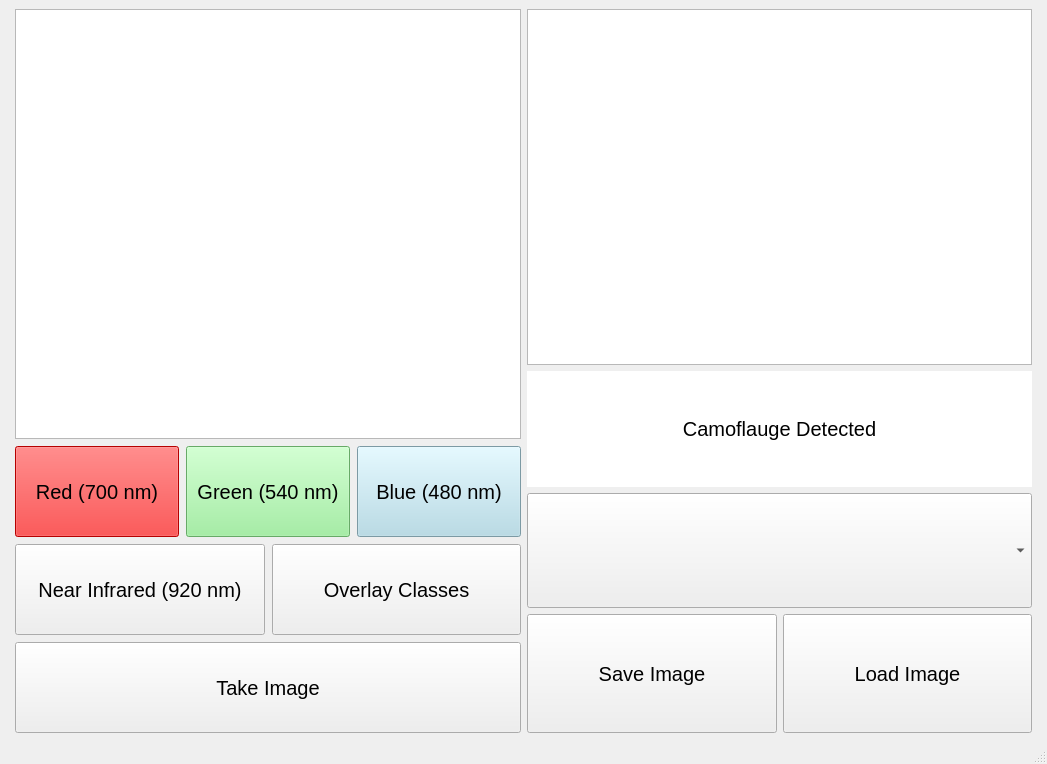
<?xml version="1.0" encoding="UTF-8"?>
<ui version="4.0">
 <class>MainWindow</class>
 <widget class="QMainWindow" name="MainWindow">
  <property name="geometry">
   <rect>
    <x>0</x>
    <y>0</y>
    <width>1047</width>
    <height>764</height>
   </rect>
  </property>
  <property name="windowTitle">
   <string>MainWindow</string>
  </property>
  <widget class="QWidget" name="centralwidget">
   <property name="enabled">
    <bool>true</bool>
   </property>
   <layout class="QHBoxLayout" name="horizontalLayout_10">
    <property name="leftMargin">
     <number>15</number>
    </property>
    <property name="rightMargin">
     <number>15</number>
    </property>
    <item>
     <layout class="QVBoxLayout" name="leftVerticalLayout" stretch="3,2">
      <property name="spacing">
       <number>7</number>
      </property>
      <property name="sizeConstraint">
       <enum>QLayout::SetDefaultConstraint</enum>
      </property>
      <item>
       <widget class="QGraphicsView" name="imageDisplay">
        <property name="styleSheet">
         <string notr="true">border-color : black</string>
        </property>
       </widget>
      </item>
      <item>
       <layout class="QVBoxLayout" name="verticalLayout">
        <item>
         <layout class="QHBoxLayout" name="horizontalLayout">
          <item>
           <widget class="QPushButton" name="redButton">
            <property name="sizePolicy">
             <sizepolicy hsizetype="Minimum" vsizetype="Preferred">
              <horstretch>0</horstretch>
              <verstretch>0</verstretch>
             </sizepolicy>
            </property>
            <property name="minimumSize">
             <size>
              <width>0</width>
              <height>0</height>
             </size>
            </property>
            <property name="font">
             <font>
              <pointsize>15</pointsize>
             </font>
            </property>
            <property name="styleSheet">
             <string notr="true">background-color : red; border-color: black</string>
            </property>
            <property name="text">
             <string>Red (700 nm)</string>
            </property>
           </widget>
          </item>
          <item>
           <widget class="QPushButton" name="greenButton">
            <property name="sizePolicy">
             <sizepolicy hsizetype="Minimum" vsizetype="Preferred">
              <horstretch>0</horstretch>
              <verstretch>0</verstretch>
             </sizepolicy>
            </property>
            <property name="minimumSize">
             <size>
              <width>0</width>
              <height>0</height>
             </size>
            </property>
            <property name="font">
             <font>
              <pointsize>15</pointsize>
             </font>
            </property>
            <property name="styleSheet">
             <string notr="true">background-color : lightgreen; border-color: black</string>
            </property>
            <property name="text">
             <string>Green (540 nm)</string>
            </property>
           </widget>
          </item>
          <item>
           <widget class="QPushButton" name="blueButton">
            <property name="sizePolicy">
             <sizepolicy hsizetype="Preferred" vsizetype="Preferred">
              <horstretch>0</horstretch>
              <verstretch>0</verstretch>
             </sizepolicy>
            </property>
            <property name="minimumSize">
             <size>
              <width>0</width>
              <height>0</height>
             </size>
            </property>
            <property name="font">
             <font>
              <pointsize>15</pointsize>
             </font>
            </property>
            <property name="styleSheet">
             <string notr="true">background-color: lightblue; border-color : black</string>
            </property>
            <property name="text">
             <string>Blue (480 nm)</string>
            </property>
           </widget>
          </item>
         </layout>
        </item>
        <item>
         <layout class="QHBoxLayout" name="horizontalLayout_2" stretch="1,1">
          <item>
           <widget class="QPushButton" name="irButton">
            <property name="sizePolicy">
             <sizepolicy hsizetype="Minimum" vsizetype="Preferred">
              <horstretch>0</horstretch>
              <verstretch>0</verstretch>
             </sizepolicy>
            </property>
            <property name="minimumSize">
             <size>
              <width>0</width>
              <height>0</height>
             </size>
            </property>
            <property name="font">
             <font>
              <pointsize>15</pointsize>
             </font>
            </property>
            <property name="text">
             <string>Near Infrared (920 nm)</string>
            </property>
           </widget>
          </item>
          <item>
           <widget class="QPushButton" name="overlayClassesButton">
            <property name="sizePolicy">
             <sizepolicy hsizetype="Minimum" vsizetype="Preferred">
              <horstretch>0</horstretch>
              <verstretch>0</verstretch>
             </sizepolicy>
            </property>
            <property name="minimumSize">
             <size>
              <width>0</width>
              <height>0</height>
             </size>
            </property>
            <property name="font">
             <font>
              <pointsize>15</pointsize>
             </font>
            </property>
            <property name="text">
             <string>Overlay Classes</string>
            </property>
           </widget>
          </item>
         </layout>
        </item>
        <item>
         <layout class="QHBoxLayout" name="horizontalLayout_3" stretch="1">
          <item>
           <widget class="QPushButton" name="takePhotoButton">
            <property name="sizePolicy">
             <sizepolicy hsizetype="Minimum" vsizetype="Preferred">
              <horstretch>0</horstretch>
              <verstretch>0</verstretch>
             </sizepolicy>
            </property>
            <property name="font">
             <font>
              <pointsize>15</pointsize>
             </font>
            </property>
            <property name="text">
             <string>Take Image</string>
            </property>
           </widget>
          </item>
         </layout>
        </item>
       </layout>
      </item>
     </layout>
    </item>
    <item>
     <layout class="QVBoxLayout" name="rightVerticalLayout" stretch="3,2,1">
      <item>
       <widget class="QGraphicsView" name="spectraDisplay"/>
      </item>
      <item>
       <layout class="QVBoxLayout" name="verticalLayout_7" stretch="2,2">
        <item>
         <widget class="QLabel" name="camoDetected">
          <property name="font">
           <font>
            <pointsize>15</pointsize>
           </font>
          </property>
          <property name="autoFillBackground">
           <bool>false</bool>
          </property>
          <property name="styleSheet">
           <string notr="true">background-color : white;
border-color: black;</string>
          </property>
          <property name="text">
           <string>Camoflauge Detected</string>
          </property>
          <property name="alignment">
           <set>Qt::AlignCenter</set>
          </property>
         </widget>
        </item>
        <item>
         <widget class="QComboBox" name="comboBox">
          <property name="sizePolicy">
           <sizepolicy hsizetype="Preferred" vsizetype="Preferred">
            <horstretch>0</horstretch>
            <verstretch>0</verstretch>
           </sizepolicy>
          </property>
          <property name="autoFillBackground">
           <bool>false</bool>
          </property>
         </widget>
        </item>
       </layout>
      </item>
      <item>
       <layout class="QHBoxLayout" name="horizontalLayout_4">
        <item>
         <widget class="QPushButton" name="saveImageButton">
          <property name="sizePolicy">
           <sizepolicy hsizetype="Minimum" vsizetype="Preferred">
            <horstretch>0</horstretch>
            <verstretch>0</verstretch>
           </sizepolicy>
          </property>
          <property name="font">
           <font>
            <pointsize>15</pointsize>
           </font>
          </property>
          <property name="text">
           <string>Save Image</string>
          </property>
         </widget>
        </item>
        <item>
         <widget class="QPushButton" name="loadImageButton">
          <property name="sizePolicy">
           <sizepolicy hsizetype="Minimum" vsizetype="Preferred">
            <horstretch>0</horstretch>
            <verstretch>0</verstretch>
           </sizepolicy>
          </property>
          <property name="font">
           <font>
            <pointsize>15</pointsize>
           </font>
          </property>
          <property name="text">
           <string>Load Image</string>
          </property>
         </widget>
        </item>
       </layout>
      </item>
     </layout>
    </item>
   </layout>
  </widget>
  <widget class="QStatusBar" name="statusbar"/>
 </widget>
 <resources/>
 <connections/>
</ui>
